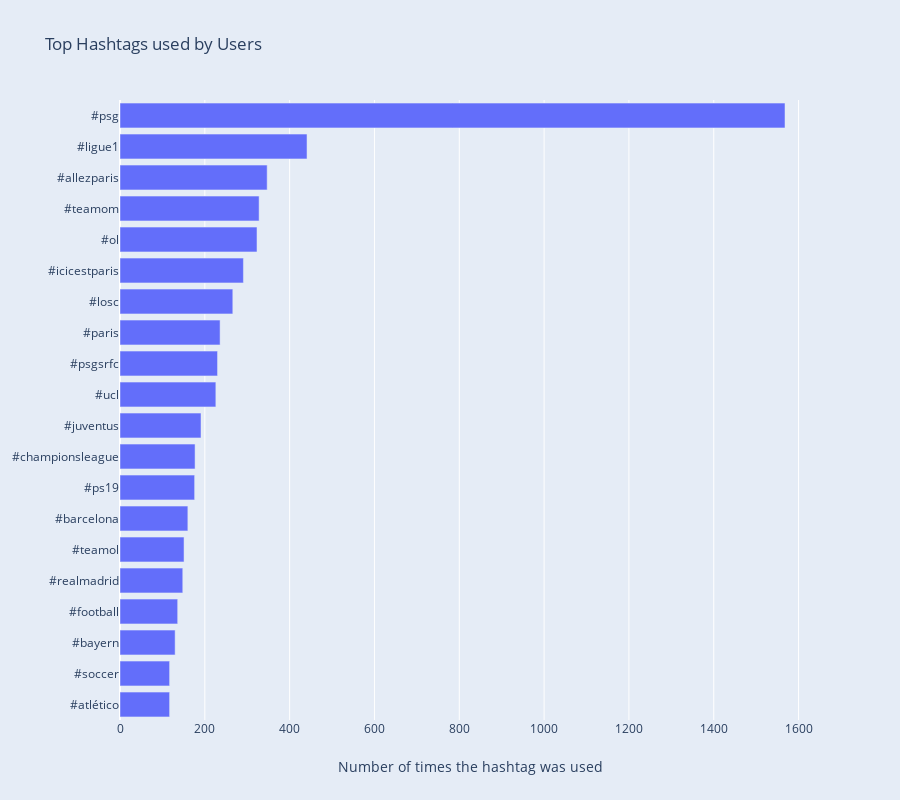

Notebook source saved alongside this figure:
### Code cell
fig = go.FigureWidget()
fig.add_bar(x=[h[1] for h in hashtag_summary['top_hashtags'][:20][::-1]],
            y=[h[0] for h in hashtag_summary['top_hashtags'][:20][::-1]], orientation='h')
fig.layout.height = 800
fig.layout.title = 'Top Hashtags used by Users'
fig.layout.paper_bgcolor = '#E5ECF6'
fig.layout.xaxis.title = 'Number of times the hashtag was used'
fig.show()

### Figure 1 — Plotly figure (JSON) as saved in the notebook; plotly's stock layout.template omitted (floating-point values rounded to 4 significant figures)
{"data": [{"orientation": "h", "type": "bar", "uid": "297a7e47-d799-4bb7-abb3-ba579c6679d6", "x": [117, 117, 130, 136, 148, 151, 160, 176, 177, 191, 226, 230, 236, 266, 291, 323, 328, 347, 441, 1568], "y": ["#atlético", "#soccer", "#bayern", "#football", "#realmadrid", "#teamol", "#barcelona", "#ps19", "#championsleague", "#juventus", "#ucl", "#psgsrfc", "#paris", "#losc", "#icicestparis", "#ol", "#teamom", "#allezparis", "#ligue1", "#psg"]}], "layout": {"height": 800, "paper_bgcolor": "#E5ECF6", "title": {"text": "Top Hashtags used by Users"}, "xaxis": {"title": {"text": "Number of times the hashtag was used"}}}}
